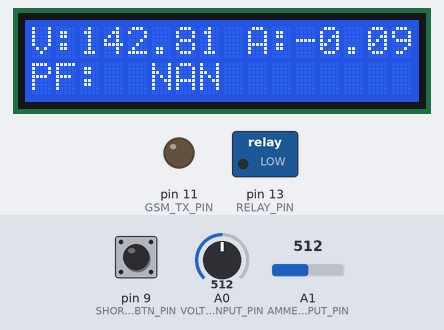
Bench run of a sketch on a simulated Arduino Uno, built with avr-gcc and run on an emulated ATmega328P. Shown: 16×2 character LCD, switched loads named in the sketch (green lamp = pin HIGH), output pins drawn as LEDs (lit = HIGH). Inputs (shaded band) come from the test bench; at power-on: pin 9 (SHORT_CIRCUIT_BTN_PIN) HIGH, A0 (VOLTMETER_INPUT_PIN) = 512, A1 (AMMETER_INPUT_PIN) = 512. The modem accepts every AT command (registered, SIM ready, sends succeed) and sends nothing else; what the sketch prints to the serial monitor is not drawn.

Above: at 3.6 s.
3.7 s: pin 9 (SHORT_CIRCUIT_BTN_PIN) pulled LOW for 3.2 s
At 7.2 s:
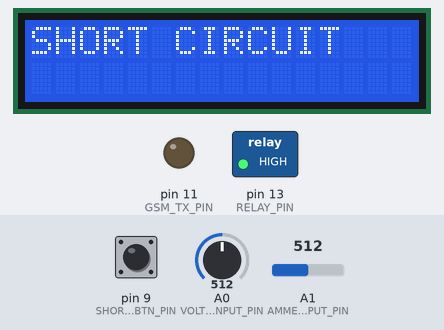
Timing chart, 0 to 8.7 s (numbered marks = the images above; inputs shaded):
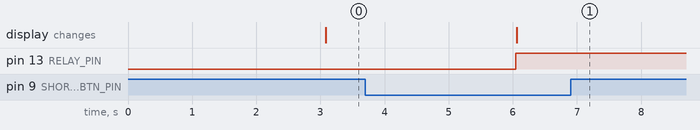

The sketch:

pms.ino
```cpp
#include "src/config/config.h"
#include "src/control/control.h"
#include "src/meter/voltmeter.h"
#include "src/meter/ammeter.h"
#include "src/meter/pfmeter.h"
#include "src/display/display.h"
#include "src/gsm/gsm.h"
#include <SoftwareSerial.h>

Display display(
    LCD_RS,
    LCD_EN,
    LCD_D4,
    LCD_D5,
    LCD_D6,
    LCD_D7,
    LCD_COLS,
    LCD_ROWS);

Voltmeter voltmeter(
    VOLTMETER_INPUT_PIN,
    VOLTMETER_SAMPLES,
    VOLTMETER_INTERVAL,
    VOLTMETER_OFFSET,
    ADC_REFERENCE_VOLTAGE,
    TRANSFORMER_PRIMARY_VOLTAGE,
    VOLTMETER_RESISTOR_SMALL,
    VOLTMETER_RESISTOR_LARGE);

Ammeter ammeter(
    AMMETER_INPUT_PIN,
    AMMETER_SAMPLES,
    AMMETER_INTERVAL,
    AMMETER_OFFSET,
    ADC_REFERENCE_VOLTAGE,
    AMMETER_SENSITIVITY);

Control control(
    RELAY_PIN);

GSM gsm(
    GSM_RX_PIN,
    GSM_TX_PIN);

PFMeter pfMeter(
    VOLTMETER_INPUT_PIN,
    AMMETER_INPUT_PIN,
    PFMETER_SAMPLES,
    PFMETER_INTERVAL);

void setup()
{
  analogReference(EXTERNAL);
  control.mainsOn();
  Serial.begin(9600);
}

float voltage;
float current;
float pf;
int overCurrentFlag = 0;
int shortCircuitFlag = 0;
void loop()
{
  if (current > MAX_CURRENT_LIMIT)
  {
    control.mainsOff();
    display.printOverloadError(current);
    if (overCurrentFlag == 1)
    {
      gsm.sendSMS(SMS_NUMBER, "Over load");
      overCurrentFlag = 0;
    }
    delay(1000);
    return;
  }
  if (shortCircuitFlag == 1 || digitalRead(SHORT_CIRCUIT_BTN_PIN) == LOW)
  {
    control.mainsOff();
    display.printShortCircuitError();
    if (shortCircuitFlag == 0)
    {
      gsm.sendSMS(SMS_NUMBER, "Short Circuit");
      shortCircuitFlag = 1;
    }
    delay(1000);
    return;
  }

  delay(2500);
  overCurrentFlag = 1;
  shortCircuitFlag = 0;
  voltage = voltmeter.voltage();
  current = ammeter.current();
  pf = pfMeter.powerFactor();
  display.showReadings(voltage, current, pf);
}
```

control.cpp
```cpp
#include "control.h"

Control::Control(int _relayPin)
{
    relayPin = _relayPin;
    pinMode(relayPin, OUTPUT);
}

void Control::mainsOn()
{
    digitalWrite(relayPin, LOW);
}

void Control::mainsOff()
{
    digitalWrite(relayPin, HIGH);
}
```

control.h
```cpp
#ifndef CONTROL_H
#define CONTROL_H

#include <Arduino.h>

class Control
{
public:
    Control(int _relayPin);
    void mainsOn();
    void mainsOff();

private:
    int relayPin;
};
#endif
```

display.cpp
```cpp
#include "display.h"

Display::Display(int rs, int en, int d4, int d5, int d6, int d7, int cols, int rows)
{
    lcd = new LiquidCrystal(rs, en, d4, d5, d6, d7);
    lcd->begin(cols, rows);
    lcd->noBlink();
}

void Display::showReadings(float voltage, float current, float pf)
{
    content = "";

    content.concat("V:");
    content.concat(String(voltage, 2));

    content.concat(" A:");
    content.concat(String(current, 2));

    lcd->clear();
    lcd->print(content);

    lcd->setCursor(0, 1);
    if (voltage < 10 && current < .1)
    {
        content = "NO SUPPLY";
    }
    else if (voltage > 200 && current < .1)
    {
        content = "NO LOAD";
    }
    else
    {
        content = "PF: ";
        content.concat(String(pf, 2));
    }
    lcd->setCursor(0, 1);
    lcd->print(content);
}

void Display::printOverloadError(float current)
{
    lcd->clear();
    lcd->print("OVERLOAD > 4 A");
}

void Display::printShortCircuitError()
{
    lcd->clear();
    lcd->print("SHORT CIRCUIT");
}
```

display.h
```cpp
#ifndef DISPLAY_H
#define DISPLAY_H

#include <Arduino.h>
#include <LiquidCrystal.h>

class Display
{
public:
    Display(int rs, int en, int d4, int d5, int d6, int d7, int cols, int rows);
    void showReadings(float voltage, float current, float pf);
    void printOverloadError(float current);
    void printShortCircuitError();

private:
    LiquidCrystal *lcd;
    String content;
};

#endif
```

gsm.cpp
```cpp
#include "gsm.h"

GSM::GSM(int rxPin, int txPin)
{
    pinMode(rxPin, INPUT);
    pinMode(txPin, OUTPUT);
    gsmSerial = new SoftwareSerial(rxPin, txPin);
    gsmSerial->begin(9600);
}

void GSM::sendSMS(String mobileNumber, String content)
{
    // Serial.println ("Sending Message");
    gsmSerial->println("AT+CMGF=1"); // Sets the GSM Module in Text Mode
    delay(200);
    // Serial.println ("Set SMS Number");
    String cmd = "AT+CMGS=\"";
    cmd.concat(mobileNumber);
    cmd.concat("\"\r");
    gsmSerial->println(cmd); // Mobile phone number to send message
    delay(200);
    gsmSerial->println(content);
    delay(100);
    gsmSerial->println((char)26); // ASCII code of CTRL+Z
    delay(200);
    String buffer = updateSerial();
    Serial.println(buffer);
}

String GSM::updateSerial()
{
    int timeout = 0;
    while (!gsmSerial->available() && timeout < 12000)
    {
        delay(13);
        timeout++;
    }
    if (gsmSerial->available())
    {
        return gsmSerial->readString();
    }
}
```

gsm.h
```cpp
#ifndef GSM_H
#define GSM_H

#include <Arduino.h>
#include <SoftwareSerial.h>

class GSM
{
public:
    GSM(int rxPin, int txPin);
    void sendSMS(String mobileNumber, String content);

private:
    SoftwareSerial *gsmSerial;
    String updateSerial();
};

#endif
```

ammeter.cpp
```cpp
#include "ammeter.h"
#include <math.h>

Ammeter::Ammeter(int _inputPin, int _samples, int _interval, float _offset, float referenceVoltage, float sensitivity)
{
    multiplier = referenceVoltage / (sensitivity * 1023);
    inputPin = _inputPin;
    samples = _samples;
    interval = _interval;
    offset = _offset;
}

float Ammeter::currentInst()
{
    iInst = (multiplier * analogRead(inputPin)) + offset;
    return iInst;
}

float Ammeter::current()
{
    iMax = 0;
    iMin = 1024;
    int iSample = 0;
    for (i = 0; i < samples; i++)
    {
        iSample = analogRead(inputPin);

        if (iSample > iMax)
        {
            iMax = iSample;
        }
        if (iSample < iMin)
        {
            iMin = iSample;
        }

        delay(interval);
    }
    float peakVoltage = ((float)(iMax - iMin)) / 2;
    return ((multiplier * peakVoltage) + offset) / sqrt(2);
}
```

ammeter.h
```cpp
#ifndef AMMETER_H
#define AMMETER_H

#include <Arduino.h>

class Ammeter
{
public:
    Ammeter(int _inputPin, int _samples, int _interval, float _offset, float referenceVoltage, float sensitivity);
    float currentInst();
    float current();

private:
    int inputPin;
    float multiplier;
    float iInst;
    int iMax;
    int iMin;
    float offset;

    int samples;
    int i;
    int interval;
};

#endif
```

pfmeter.cpp
```cpp
#include "pfmeter.h"

PFMeter::PFMeter(int _voltageInputPin, int _currentInputPin, int _samples, int _interval)
{
    voltageInputPin = _voltageInputPin;
    currentInputPin = _currentInputPin;
    samples = _samples;
    interval = _interval;

    expectedFrequency = 50;
    voltageAnalogOffset = 0;
    currentAnalogOffset = 0;
    vAnalogValue = 0;
    iAnalogValue = 0;
    previousValueV = 0;
    previousValueI = 0;
    previousphaseAngleSample = 0;
    phaseAngleSample = 0;
    phaseAngleAccumulate = 0;
    periodSample = 0;
    periodSampleAccumulate = 0;
    phaseDifference = 0;
    phaseAngle = 0;
    frequency = 0;
    voltagePhaseAngle = 0;
    currentPhaseAngle = 0;
    averagePeriod = 0;
    sampleCount = 0;
    a = 3;

    currentOffsetRead = 0;
    currentOffsetLastSample = 0;
    currentOffsetSampleCount = 0;
    voltageOffsetRead = 0;
    voltageOffsetLastSample = 0;
    voltageOffsetSampleCount = 0;
}

float PFMeter::powerFactor()
{
    for (i == 0; i < samples; i++)
    {
        currentOffsetRead = 1;
        voltageOffsetRead = 1;

        // 1 - Phase Angle, Frequency and Power Factor measurement
        vAnalogValue = analogRead(voltageInputPin) - 512 + voltageAnalogOffset;
        iAnalogValue = analogRead(currentInputPin) - 512 + currentAnalogOffset;

        if ((vAnalogValue > 0) && a == 3)
        {
            a = 0;
        }

        if ((vAnalogValue <= 0) && a == 0)
        {
            startMicrosPA = micros();
            a = 1;
        }

        if ((vAnalogValue > 0) && a == 1)
        {
            a = 2;
            previousValueV = 0;
            previousValueI = 0;
        }

        if ((vAnalogValue > previousValueV) && a == 2)
        {
            previousValueV = vAnalogValue;
            vCurrentMicrosPA = micros();
        }

        if ((iAnalogValue > previousValueI) && a == 2)
        {
            previousValueI = iAnalogValue;
            iCurrentMicrosPA = micros();
        }

        if ((vAnalogValue <= 0) && a == 2)
        {
            periodMicrosPA = micros();
            periodSample = periodMicrosPA - startMicrosPA;
            periodSampleAccumulate = periodSampleAccumulate + periodSample;
            voltagePhaseAngle = vCurrentMicrosPA - startMicrosPA;
            currentPhaseAngle = iCurrentMicrosPA - startMicrosPA;
            phaseAngleSample = currentPhaseAngle - voltagePhaseAngle;
            if (phaseAngleSample >= 100)
            {
                previousphaseAngleSample = phaseAngleSample;
            }
            if (phaseAngleSample < 100)
            {
                phaseAngleSample = previousphaseAngleSample;
            }
            phaseAngleAccumulate = phaseAngleAccumulate + phaseAngleSample;
            sampleCount = sampleCount + 1;
            startMicrosPA = periodMicrosPA;
            a = 1;
            previousValueV = 0;
            previousValueI = 0;
        }

        // 1.1 - Phase Angle Offset

        if (voltageOffsetRead == 1)
        {
            voltageAnalogOffset = 0;
            if (millis() >= voltageOffsetLastSample + 1)
            {
                voltageOffsetSampleCount = voltageOffsetSampleCount + 1;
                voltageOffsetLastSample = millis();
            }
            if (voltageOffsetSampleCount == 1500)
            {
                vAnalogValue = analogRead(voltageInputPin) - 512 + voltageAnalogOffset;
                voltageAnalogOffset = -1 * (vAnalogValue);
                voltageOffsetRead = 0;
                voltageOffsetSampleCount = 0;
            }
        }

        if (currentOffsetRead == 1)
        {
            currentAnalogOffset = 0;
            if (millis() >= currentOffsetLastSample + 1)
            {
                currentOffsetSampleCount = currentOffsetSampleCount + 1;
                currentOffsetLastSample = millis();
            }
            if (currentOffsetSampleCount == 1500)
            {
                iAnalogValue = analogRead(currentInputPin) - 512 + currentAnalogOffset;
                currentAnalogOffset = -1 * (iAnalogValue);
                currentOffsetRead = 0;
                currentOffsetSampleCount = 0;
            }
        }
    }

    averagePeriod = periodSampleAccumulate / sampleCount;
    frequency = 1000000 / averagePeriod;
    phaseDifference = phaseAngleAccumulate / sampleCount;
    phaseAngle = ((phaseDifference * 360) / averagePeriod);
    pf = cos(phaseAngle * 0.017453292);
    Serial.print("Phase Angle :");
    Serial.print(phaseAngle, 2);
    Serial.print("° ");
    Serial.print("Frequency :");
    Serial.print(frequency, 2);
    Serial.print("Hz ");
    Serial.print("Power Factor :");
    Serial.println(pf, 2);
    sampleCount = 0;
    periodSampleAccumulate = 0;
    phaseAngleAccumulate = 0;
    return pf;
}
```

pfmeter.h
```cpp
#ifndef PFMETER_H
#define PFMETER_H

#include <Arduino.h>

class PFMeter
{
public:
    PFMeter(int _voltageInputPin, int _currentInputPin, int _samples, int _interval);
    float powerFactor();

private:
    int voltageInputPin;
    int currentInputPin;
    int samples;
    int interval;
    int i;

    // return ((float)randnum(80, 90)) / (float)(100);
    int expectedFrequency;
    float voltageAnalogOffset;
    float currentAnalogOffset;
    unsigned long startMicrosPA;
    unsigned long vCurrentMicrosPA;
    unsigned long iCurrentMicrosPA;
    unsigned long periodMicrosPA;
    float vAnalogValue;
    float iAnalogValue;
    float previousValueV;
    float previousValueI;
    float previousphaseAngleSample;
    float phaseAngleSample;
    float phaseAngleAccumulate;
    float periodSample;
    float periodSampleAccumulate;
    float phaseDifference;
    float phaseAngle;
    float frequency;
    float voltagePhaseAngle;
    float currentPhaseAngle;
    float averagePeriod;
    int sampleCount;
    int a = 3;
    float pf;

    // 1.1 - Phase Angle Offset

    float currentOffsetRead;
    float currentOffsetLastSample;
    float currentOffsetSampleCount;
    float voltageOffsetRead;
    float voltageOffsetLastSample;
    float voltageOffsetSampleCount;
};

#endif
```

voltmeter.cpp
```cpp
#include "voltmeter.h"

Voltmeter::Voltmeter(int _inputPin, int _samples, int _interval, float _offset, float referenceVoltage, float primaryVoltage, float resistorSmall, float resistorLarge)
{
    // multiplication factor = (primaryVoltage / secondaryVoltage) * ((secondaryVoltage * resistorSmall) / (resistorSmall+resistorLarge)) * sqrt(2)
    // since secondaryVoltage cancels out this will be equivalent to
    //  multiplication factor = (primaryVoltage* resistorSmall) / (resistorSmall+resistorLarge) * sqrt(2)
    multiplier = primaryVoltage * resistorSmall * referenceVoltage / ((resistorSmall + resistorLarge) * 1023);
    inputPin = _inputPin;
    samples = _samples;
    interval = _interval;
    offset = _offset;
}

float Voltmeter::voltageInst()
{
    vInst = (multiplier * analogRead(inputPin)) + offset;
    return vInst;
}

float Voltmeter::voltage()
{
    vMax = 0;
    for (i = 0; i < samples; i++)
    {
        voltageInst();
        if (vInst > vMax)
        {
            vMax = vInst;
        }
        delay(interval);
    }
    return vMax;
}
```

voltmeter.h
```cpp
#ifndef VOLTMETER_H
#define VOLTMETER_H

#include <Arduino.h>

class Voltmeter
{
public:
    Voltmeter(int _inputPin, int _samples, int _interval, float _offset, float referenceVoltage, float primaryVoltage, float resistorSmall, float resistorLarge);
    float voltage();
    float voltageInst();

private:
    int inputPin;
    float multiplier;
    float vInst;
    float vMax;
    float offset;

    int samples;
    int i;
    int interval;
};

#endif
```

config.h
```cpp
#ifndef CONFIG_H
#define CONFIG_H

#include <Arduino.h>

#define LCD_RS 7
#define LCD_EN 6

#define LCD_D4 5
#define LCD_D5 4
#define LCD_D6 3
#define LCD_D7 2

#define LCD_COLS 16
#define LCD_ROWS 2

#define ADC_REFERENCE_VOLTAGE 5

#define TRANSFORMER_PRIMARY_VOLTAGE 230
#define TRANSFORMER_SECONDARY_VOLTAGE 12

#define VOLTMETER_RESISTOR_LARGE 10
#define VOLTMETER_RESISTOR_SMALL 3.3
#define VOLTMETER_INPUT_PIN A0
#define VOLTMETER_SAMPLES 200
#define VOLTMETER_INTERVAL 1
#define VOLTMETER_OFFSET 0

#define AMMETER_INPUT_PIN A1
#define AMMETER_SAMPLES 200
#define AMMETER_INTERVAL 1
#define AMMETER_OFFSET -0.13
#define AMMETER_SENSITIVITY 0.185 // 185mV/A for 5A Sensor, 100mV/A for 20A Sensor and 66 mV/A for 30A Sensor

#define PFMETER_SAMPLES 200
#define PFMETER_INTERVAL 1

#define RELAY_PIN 13
#define MAX_CURRENT_LIMIT 4
#define FIX_BTN_PIN 8
#define SHORT_CIRCUIT_BTN_PIN 9

#define SMS_NUMBER "+91xxxxxxxxxx"
#define GSM_RX_PIN 10
#define GSM_TX_PIN 11

#endif
```

Measured:
- after the input at 3.7 s, pin 13 (RELAY_PIN): LOW → HIGH after 2.3 s; the display: changes after 2.4 s (image 1)
